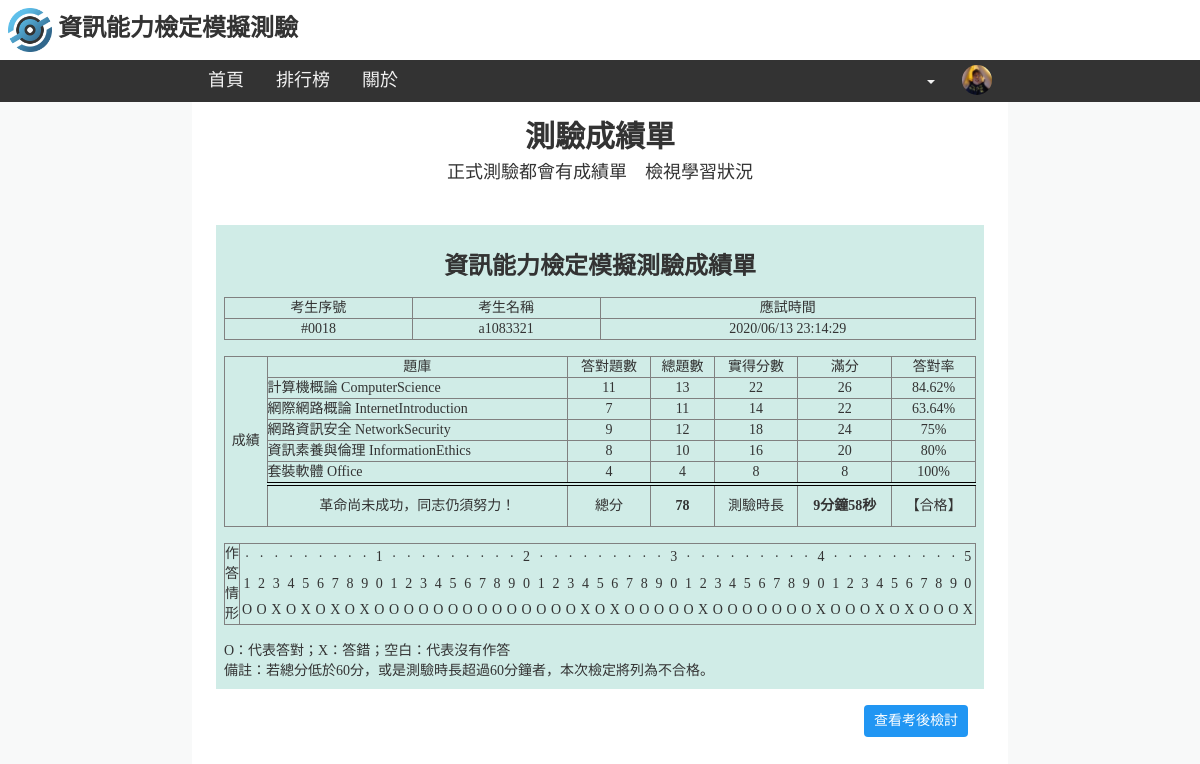
/itmocktest/user/transcript.php (signed in), run on the app's committed database.
### tables this page shows
CREATE TABLE `user` (
  `identity` int(1) NOT NULL,
  `username` varchar(30) NOT NULL,
  `password` varchar(100) NOT NULL,
  `role` tinyint(1) NOT NULL DEFAULT '0',
  `reg_time` int(1) NOT NULL,
  `last_login` int(1) NOT NULL DEFAULT '-1',
  `high_score` tinyint(1) NOT NULL DEFAULT '0',
  `transcript` text NOT NULL,
  `last_score` tinyint(1) NOT NULL DEFAULT '0',
  `test_time` int(1) NOT NULL,
  `elapsed_time` int(1) NOT NULL
);

### itmocktest/user/transcript.php (the view, shortened to what this page needs)
<!DOCTYPE html>
<html>
<head>
	<link rel="stylesheet" href="https://maxcdn.bootstrapcdn.com/bootstrap/3.4.1/css/bootstrap.min.css">
	<link href="../des.css" rel="stylesheet" type="text/css">
	<?php include("../utility_functions.php"); ?>
	<?php top_menu(); ?>
</head>
<body>
	<div class="padding">
		<h2 align="center" style="font-weight: bold;">測驗成績單</h2>
		<h4 align="center" style="padding-bottom: 32px;">正式測驗都會有成績單&emsp;檢視學習狀況</h4>
		<?php
		$con=db_link();
		$member_ID=$_COOKIE["member_ID"];
		$result=mysqli_query($con, "SELECT * FROM user WHERE identity='$member_ID'");
		$user_row=mysqli_fetch_assoc($result);
		$test_data=test_data($user_row["transcript"]);
		echo "<div style='background-color: #D0ECE7; padding: 8px;'>";
		echo "<h3 align='center' style='font-weight: bold; padding-bottom: 8px;'>資訊能力檢定模擬測驗成績單</h3>";
		echo "<table width='100%' border='1' style='margin-bottom: 16px;'>";
		echo "<tr align='center'>";
		echo "<td width='25%'>考生序號</td>";
		echo "<td width='25%'>考生名稱</td>";
		echo "<td width='50%'>應試時間</td>";
		echo "</tr>";
		echo "<tr align='center'>";
		echo "<td>".identity_code($user_row["identity"])."</td>";
		echo "<td>".$user_row["username"]."</td>";
		echo "<td>".date("Y/m/d H:i:s", $user_row["test_time"])."</td>";
		echo "</tr>";
		echo "</table>";
		echo "<table width='100%' border='1' style='margin-bottom: 16px;'>";
		echo "<tr align='center'>";
		echo "<td rowspan='7'>成績</td>";
		echo "<td>題庫</td>";
		echo "<td>答對題數</td>";
		echo "<td>總題數</td>";
		echo "<td>實得分數</td>";
		echo "<td>滿分</td>";
		echo "<td>答對率</td>";
		echo "</tr>";
		$total_amount=array_fill(0, 5, 0);
		$correct_amount=array_fill(0, 5, 0);
		for($i=1; $i<=50; $i++)
		{
			$question_db_name=question_db_name($test_data[$i][0]);
			$question_number=$test_data[$i][1];
			$result=mysqli_query($con, "SELECT * FROM $question_db_name[0] WHERE no='$question_number'");
			$row=mysqli_fetch_assoc($result);
			if($test_data[$i][2]==$row["answer"])
				$correct_amount[$test_data[$i][0]]++;
			$total_amount[$test_data[$i][0]]++;
		}
		for($i=0; $i<=4; $i++)
		{
			$question_db_name=question_db_name($i);
			echo "<tr>";
			echo "<td>".$question_db_name[2]."&nbsp;".$question_db_name[1]."</td>";
			echo "<td align='center'>".$correct_amount[$i]."</td>";
			echo "<td align='center'>".$total_amount[$i]."</td>";
			echo "<td align='center'>".($correct_amount[$i]*2)."</td>";
			echo "<td align='center'>".($total_amount[$i]*2)."</td>";
			echo "<td align='center'>".round($correct_amount[$i]/$total_amount[$i]*100, 2)."%</td>";
			echo "</tr>";
		}
		echo "<tr height='42' align='center' style='border-top: 4px #000 double;'>";
		echo "<td>".final_review($user_row["last_score"])."</td>";
		echo "<td>總分</td>";
		echo "<td><b>".$user_row["last_score"]."</b></td>";
		echo "<td>測驗時長</td>";
		echo "<td><b>".floor($user_row["elapsed_time"]/60)."分鐘".($user_row["elapsed_time"]%60)."秒</b></td>";
		echo "<td>【".($user_row["last_score"]>=60 && $user_row["elapsed_time"]<=3600 ? "合格" : "不合格")."】</td>";
		echo "</tr>";
		echo "</table>";
		echo "<table width='100%' border='1' style='margin-bottom: 16px;'>";
		echo "<tr align='center'>";
		echo "<td rowspan='3'>作答情形</td>";
		for($i=1; $i<=50; $i++)
			echo "<td style='border: none;'>".($i%10==0 ? $i/10 : "·")."</td>";
		echo "</tr>";
		echo "<tr align='center'>";
		for($i=1; $i<=50; $i++)
			echo "<td style='border: none;'>".($i%10)."</td>";
		echo "</tr>";
		echo "<tr align='center'>";
		for($i=1; $i<=50; $i++)
		{
			$question_db_name=question_db_name($test_data[$i][0]);
			$question_number=$test_data[$i][1];
			$result=mysqli_query($con, "SELECT * FROM $question_db_name[0] WHERE no='$question_number'");
			$row=mysqli_fetch_assoc($result);
			echo "<td width='15' style='border: none;'>";
			if($test_data[$i][2]=="N")
				echo "-";
			else if($test_data[$i][2]==$row["answer"])
				echo "O";
			else
				echo "X";
			echo "</td>";
		}
		echo "</tr>";
		echo "</table>";
		echo "O：代表答對；X：答錯；空白：代表沒有作答<br/>";
		echo "備註：若總分低於60分，或是測驗時長超過60分鐘者，本次檢定將列為不合格。";
		echo "</div>";
		?>
		<button class="btn_s blue" onclick="javascript:location.href='/itmocktest/review.php'" style="margin: 16px; float: right;">查看考後檢討</button>
	</div>
</body>
</html>

### itmocktest/utility_functions.php (shortened to what this page needs)
<?php
function db_link()
{
	return mysqli_connect("localhost", "root", "password", "php2020");
}
function top_menu()
{
	echo "<div class='top_bar top_title'>";
	echo "<a href='/itmocktest/homepage.php'>";
	echo "<img src='/itmocktest/image/logo.png' width='44'>&nbsp;資訊能力檢定模擬測驗";
	echo "</a>";
	echo "</div>";
	echo "<div class='top_bar top_menu'>";
	echo "<a class='bookmark' href='/itmocktest/homepage.php'>首頁</a>";
	echo "<a class='bookmark' href='/itmocktest/leaderboard.php'>排行榜</a>";
	echo "<a class='bookmark' href='/itmocktest/about.php'>關於</a>";
	if(isset($_COOKIE["member_ID"]))
	{
		$con=db_link();
		$member_ID=$_COOKIE["member_ID"];
		$result=mysqli_query($con, "SELECT * FROM user WHERE identity='$member_ID'");
		$row=mysqli_fetch_assoc($result);
		echo "<div style='float: right; margin-right: calc(18% + 110px);'>";
		echo "<div class='btn-group' style='width: 110px; position: fixed;'>";
		echo "<a class='bookmark' data-toggle='dropdown'><span class='caret'></span></a>";
		echo "<a href='/itmocktest/user/profile.php?id=".$row["identity"]."'>";
		echo "<img src='/itmocktest/image/avatar/".$row["username"].".png' class='rounded on_bar'>";
		echo "</a>";
		echo "</div>";
		echo "</div>";
	}
	echo "</div>";
	return;
}
function identity_code($identity)
{
	return "#".str_pad($identity, 4, "0", STR_PAD_LEFT);
}
function question_db_name($type)
{
	switch($type)
	{
		case 0:
			return array("ex_compsci", "ComputerScience", "計算機概論");
		case 1:
			return array("ex_intro", "InternetIntroduction", "網際網路概論");
		case 2:
			return array("ex_security", "NetworkSecurity", "網路資訊安全");
		case 3:
			return array("ex_ethics", "InformationEthics", "資訊素養與倫理");
		case 4:
			return array("ex_office", "Office", "套裝軟體");
	}
}
function test_data($transcript)
{
	$split=str_split($transcript, 5);
	for($i=0; $i<count($split); $i++)
	{
		$serial=intval(substr($split[$i], 0, -1));
		$test_data[$i+1]=array((int)floor($serial/1000), $serial%1000, substr($split[$i], -1));
	}
	return $test_data;
}
function final_review($score)
{
	switch(true)
	{
		case ($score>=70 && $score<80):
			return "革命尚未成功，同志仍須努力！";
	}
}
?>

### itmocktest/des.css (style rules this page uses)
body { background-color: #F8F9F9; font-family: Microsoft YaHei; }
.top_bar { width: 100%; position: fixed; overflow: hidden; -webkit-user-select: none; -moz-user-select: none; user-select: none; }
.top_title { padding: 8px; height: 60px; background-color: white; z-index: 2; }
.top_title a { color: #333333; text-decoration: none; font-size: 24px; font-weight: bold; }
.top_menu { padding-top: 60px; padding-left: 16%; background-color: #333333; z-index: 1; }
.top_menu .bookmark { float: left; color: #f2f2f2; text-align: center; padding: 8px 16px; text-decoration: none; font-size: 18px; transition-duration: 0.2s; }
.padding { padding-top: 100px; padding-right: 2%; padding-left: 2%; padding-bottom: 32px; margin-right: 16%; margin-left: 16%; min-height: 100vh; background-color: white; }
.rounded { border-radius: 50%; cursor: pointer; transition: 0.2s ease; }
.rounded.on_bar { height: 30px; width: 30px; margin-top: 5px; margin-left: 10%; }
.btn_s { border: none; color: white; border-radius: 4px; padding: 6px 10px; margin: 0 8px; text-align: center; font-family: Microsoft YaHei; transition-duration: 0.2s; }
.btn_s:enabled { cursor: pointer; }
.blue:enabled { background-color: #2196F3; }

### data on the page
user: username (picture), identity "#0018", username "a1083321", test_time "2020/06/13 23:14:29", last_score "革命尚未成功，同志仍須努力！", last_score "78", floor($user_row['elapsed_time']/60) "9", $user_row['elapsed_time']%60 "58"

### other printed values
$question_db_name[2] "計算機概論"
$question_db_name[1] "ComputerScience"
$correct_amount[$i] "11"
$total_amount[$i] "13"
$correct_amount[$i]*2 "22"
$total_amount[$i]*2 "26"
$correct_amount[$i]/$total_amount[$i]*100 "84.62"
$question_db_name[2] "網際網路概論"
$question_db_name[1] "InternetIntroduction"
$correct_amount[$i] "7"
$total_amount[$i] "11"
$correct_amount[$i]*2 "14"
$total_amount[$i]*2 "22"
$correct_amount[$i]/$total_amount[$i]*100 "63.64"
$question_db_name[2] "網路資訊安全"
